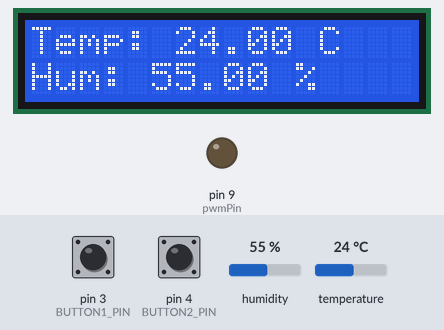
Bench run of a sketch on a simulated Arduino Uno, built with avr-gcc and run on an emulated ATmega328P. Shown: 16×2 character LCD, output pins drawn as LEDs (lit = HIGH). The inputs (shaded band) are chosen by the test bench; at power-on: pin 3 (BUTTON1_PIN) HIGH, temperature 24 °C, humidity 55 %, pin 4 (BUTTON2_PIN) HIGH. What the sketch prints to the serial monitor is not drawn.

Above: at 1.2 s.
1.3 s: pin 3 (BUTTON1_PIN) pulled LOW for 3.2 s
At 3.4 s:
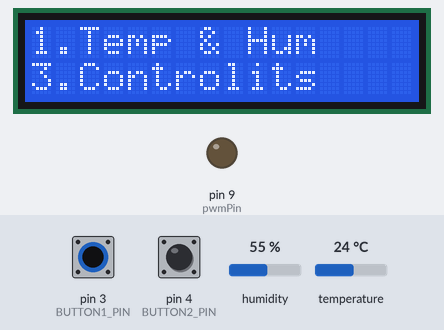
6.0 s: temperature set to 19 °C
At 8.1 s:
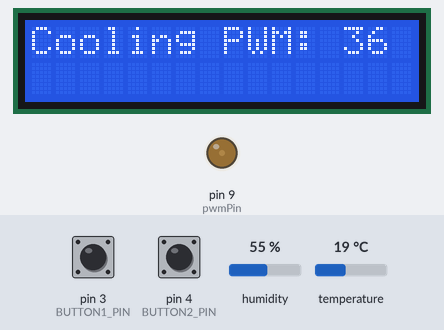
9.3 s: pin 3 (BUTTON1_PIN) pulled LOW for 1.25 s
At 11.5 s:
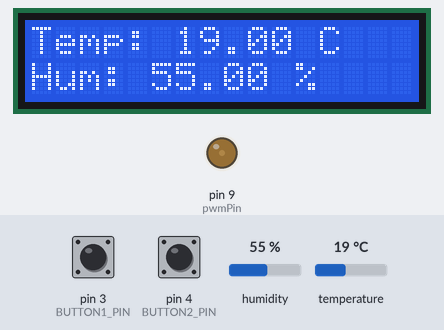
12.0 s: humidity set to 22 %
At 13.2 s:
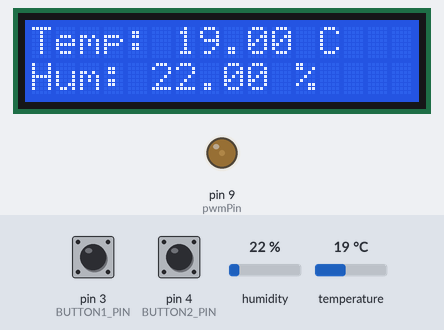
13.7 s: humidity set to 40 %
At 14.9 s:
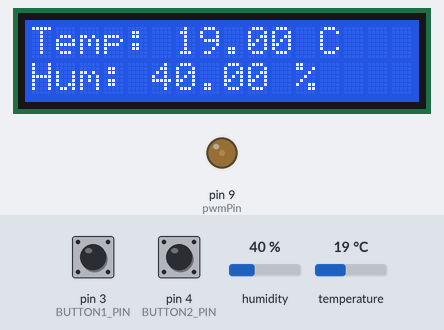
15.7 s: temperature set to 12 °C
At 16.6 s:
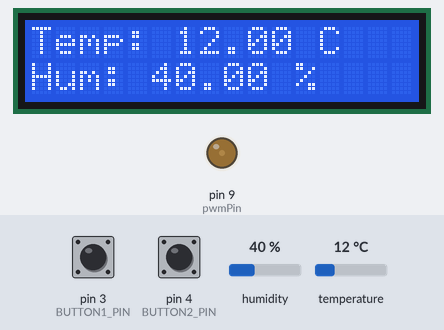
Timing chart, 0 to 18.7 s (numbered marks = the images above; inputs shaded):
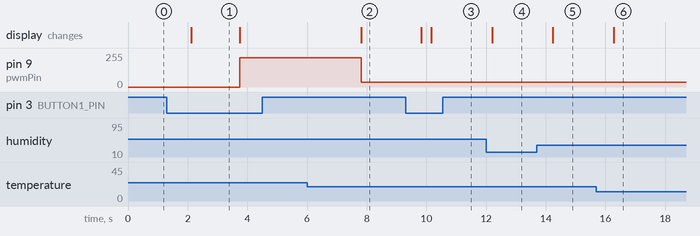

Measured:
- after the input at 1.3 s, pin 9 (pwmPin): 0/255 → 218/255 after 2.4 s; the display: changes after 0.81 s (image 1)
- after the input at 6.0 s, pin 9 (pwmPin): 218/255 → 36/255 after 1.8 s; the display: changes after 1.8 s (image 2)
- after the input at 9.3 s, the display: first changes after 0.53 s (image 3 shows a later state)
- after the input at 12.0 s, the display: changes after 0.20 s (image 4)
- after the input at 13.7 s, the display: changes after 0.54 s (image 5)
- after the input at 15.7 s, the display: changes after 0.58 s (image 6)
- what the display in image 1 shows lasts 1.7 s, from 2.1 s to 3.8 s

The sketch:

examen.ino
```cpp
#include <DHT.h>
#include <LiquidCrystal.h>
#include <Wire.h>

// Definiciones para el sensor DHT11
#define DHTPIN 2  // Pin donde está conectado el sensor DHT11
#define DHTTYPE DHT11

// Definiciones para los pulsadores
#define BUTTON1_PIN 3  // Pin del primer pulsador
#define BUTTON2_PIN 4  // Pin del segundo pulsador

// Variables globales
DHT dht(DHTPIN, DHTTYPE);
int tempMax = 25;
int tempMin = 18;
int humMax = 70;
int humMin = 40;
int pwmPin = 9;
int menuOption = 0;
float temperature;
float humidity;
bool button1Pressed = false;
bool button2Pressed = false;

// Objeto para controlar el LCD
// Objeto para controlar el LCD
LiquidCrystal lcd(12, 11, 7, 6, 5, 8);  // (RS, E, D4, D5, D6, D7)


void setup() {
  // Inicialización
  lcd.begin(16, 2);  // Inicializa el LCD con 16 columnas y 2 filas
  dht.begin();
  Serial.begin(9600);

  // Configuración del pin PWM
  pinMode(pwmPin, OUTPUT);

  // Configuración de los pulsadores
  pinMode(BUTTON1_PIN, INPUT_PULLUP);
  pinMode(BUTTON2_PIN, INPUT_PULLUP);

  lcdMenu();
}

void loop() {
  // Leer los estados de los pulsadores
  button1Pressed = !digitalRead(BUTTON1_PIN);
  button2Pressed = !digitalRead(BUTTON2_PIN);

  // Navegación del menú
  if (button1Pressed) {
    menuOption = (menuOption + 1) % 3;
    lcdMenu();
    delay(300);  // Para evitar múltiples lecturas por el rebote del pulsador
  }

  // Selección de opciones del menú
  switch (menuOption) {
    case 0:
      readSensors();
      displayTempHum();
      break;
    case 1:
      if (button2Pressed) {
        setLimits();
        delay(300);  // Para evitar múltiples lecturas por el rebote del pulsador
      }
      break;
    case 2:
      readSensors();
      controlRefrigeration();
      break;
  }
  delay(1000);
}

void lcdMenu() {
  lcd.clear();
  lcd.setCursor(0, 0);
  lcd.print("1.Temp & Hum");
  lcd.setCursor(0, 1);
  lcd.print("2.Set Limits");
  lcd.setCursor(0, 1);
  lcd.print("3.Control");
}

void readSensors() {
  // Lectura del sensor DHT11
  temperature = dht.readTemperature();
  humidity = dht.readHumidity();
  Serial.print("Temperature: ");
  Serial.print(temperature);
  Serial.print(" C, Humidity: ");
  Serial.print(humidity);
  Serial.println(" %");
}

void displayTempHum() {
  lcd.clear();
  lcd.setCursor(0, 0);
  lcd.print("Temp: ");
  lcd.print(temperature);
  lcd.print(" C");
  lcd.setCursor(0, 1);
  lcd.print("Hum: ");
  lcd.print(humidity);
  lcd.print(" %");
}

void setLimits() {
  lcd.clear();
  lcd.setCursor(0, 0);
  lcd.print("Set Temp Limits:");
  lcd.setCursor(0, 1);
  lcd.print("Max: ");
  lcd.print(tempMax);
  lcd.print(" Min: ");
  lcd.print(tempMin);
  delay(2000);

  lcd.clear();
  lcd.setCursor(0, 0);
  lcd.print("Set Hum Limits:");
  lcd.setCursor(0, 1);
  lcd.print("Max: ");
  lcd.print(humMax);
  lcd.print(" Min: ");
  lcd.print(humMin);
  delay(2000);
}

void controlRefrigeration() {
  int pwmValue = map(temperature, tempMin, tempMax, 0, 255);
  pwmValue = constrain(pwmValue, 0, 255);
  analogWrite(pwmPin, pwmValue);
  lcd.clear();
  lcd.setCursor(0, 0);
  lcd.print("Cooling PWM: ");
  lcd.print(pwmValue);
}
```
